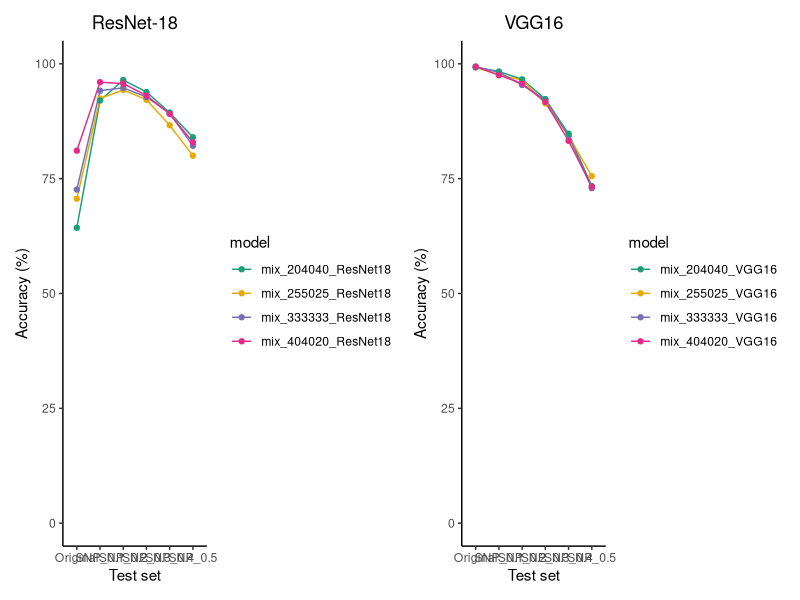

The R source for this figure:
## ---- chunk 1
knitr::opts_chunk$set(echo = TRUE)

library(ggplot2)
library(tidyverse)
library(ggpubr)
library(patchwork)
library(readr)
## ---- chunk 2
x <- c("Original", "SNP_0.1", "SNP_0.2", "SNP_0.3", "SNP_0.4", "SNP_0.5")
#mix_255025 <- c(75.538, 97.385, 95.077, 89.077, 83.231, 72.923)
mix_255025 <- c(as.matrix(read.delim('./res_255025.txt',header = FALSE)))
mix_333333 <- c(as.matrix(read.delim('./res_333333.txt',header = FALSE)))
mix_204040 <- c(as.matrix(read.delim('./res_204040.txt',header = FALSE)))
mix_404020 <- c(as.matrix(read.delim('./res_404020.txt',header = FALSE)))

df <- data.frame(x=x,  mix_255025_ResNet18=mix_255025, mix_333333_ResNet18=mix_333333, mix_204040_ResNet18=mix_204040, mix_404020_ResNet18=mix_404020)
df <- pivot_longer(df, cols = c(mix_255025_ResNet18, mix_333333_ResNet18, mix_204040_ResNet18, mix_404020_ResNet18), 
               names_to = "model",
               values_to = "value")

p3 <- ggplot(df, aes(x=x, y=value, color=model, group=model)) +
  geom_line() + 
  geom_point()+
  #scale_color_brewer(palette="Dark2")+
  # fifth color: "#E41A1C"
  scale_color_manual(values = c("#1B9E77", "#E6AB02", "#7570B3", "#E7298A", "#66A61E" )) + 
  theme_classic() +
  labs(title="ResNet-18", x="Test set", y="Accuracy (%)") + 
  ylim(0,100) +
  theme(plot.title = element_text(hjust = 0.5))
## ---- chunk 3
x <- c("Original", "SNP_0.1", "SNP_0.2", "SNP_0.3", "SNP_0.4", "SNP_0.5")
mix_255025 <- c(as.matrix(read.delim('./vgg_255025.txt',header = FALSE)))
mix_333333 <- c(as.matrix(read.delim('./vgg_333333.txt',header = FALSE)))
mix_204040 <- c(as.matrix(read.delim('./vgg_204040.txt',header = FALSE)))
mix_404020 <- c(as.matrix(read.delim('./vgg_404020.txt',header = FALSE)))

df <- data.frame(x=x, mix_255025_VGG16=mix_255025, mix_333333_VGG16=mix_333333, mix_204040_VGG16=mix_204040, mix_404020_VGG16=mix_404020)
df <- pivot_longer(df, cols = c(mix_255025_VGG16, mix_333333_VGG16, mix_204040_VGG16, mix_404020_VGG16), 
               names_to = "model",
               values_to = "value")

p4 <- ggplot(df, aes(x=x, y=value, color=model, group=model)) +
  geom_line() + 
  geom_point()+
  #scale_color_brewer(palette="Dark2")+
  scale_color_manual(values = c("#1B9E77", "#E6AB02", "#7570B3", "#E7298A", "#66A61E")) +
  theme_classic() +
  labs(title="VGG16", x="Test set", y="Accuracy (%)") + 
  ylim(0,100) +
  theme(plot.title = element_text(hjust = 0.5))
## ---- chunk 4
setwd("./")

png(filename="mix_training.png", res=300, width=12, height=4, units="in")
p3+p4
dev.off()
